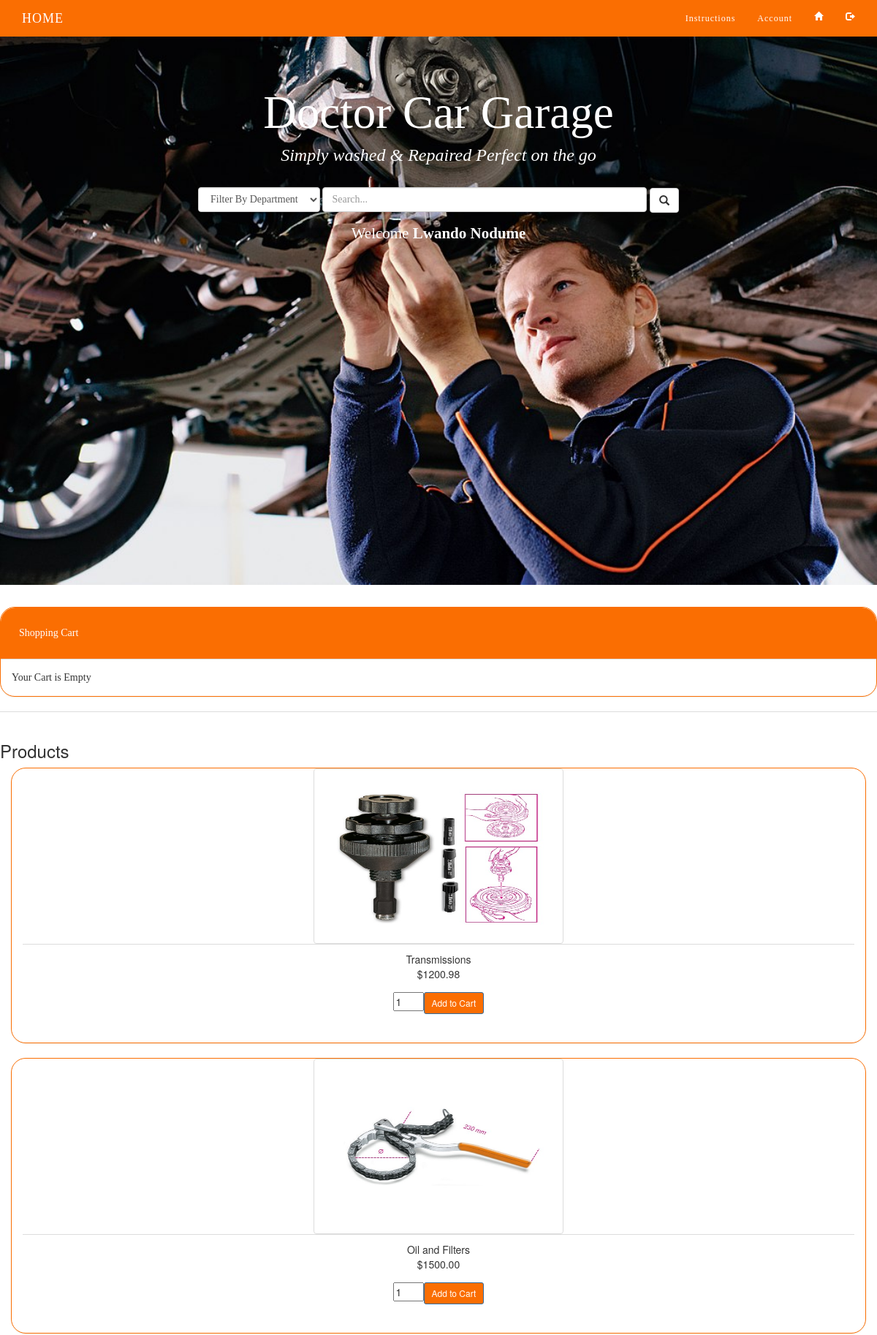
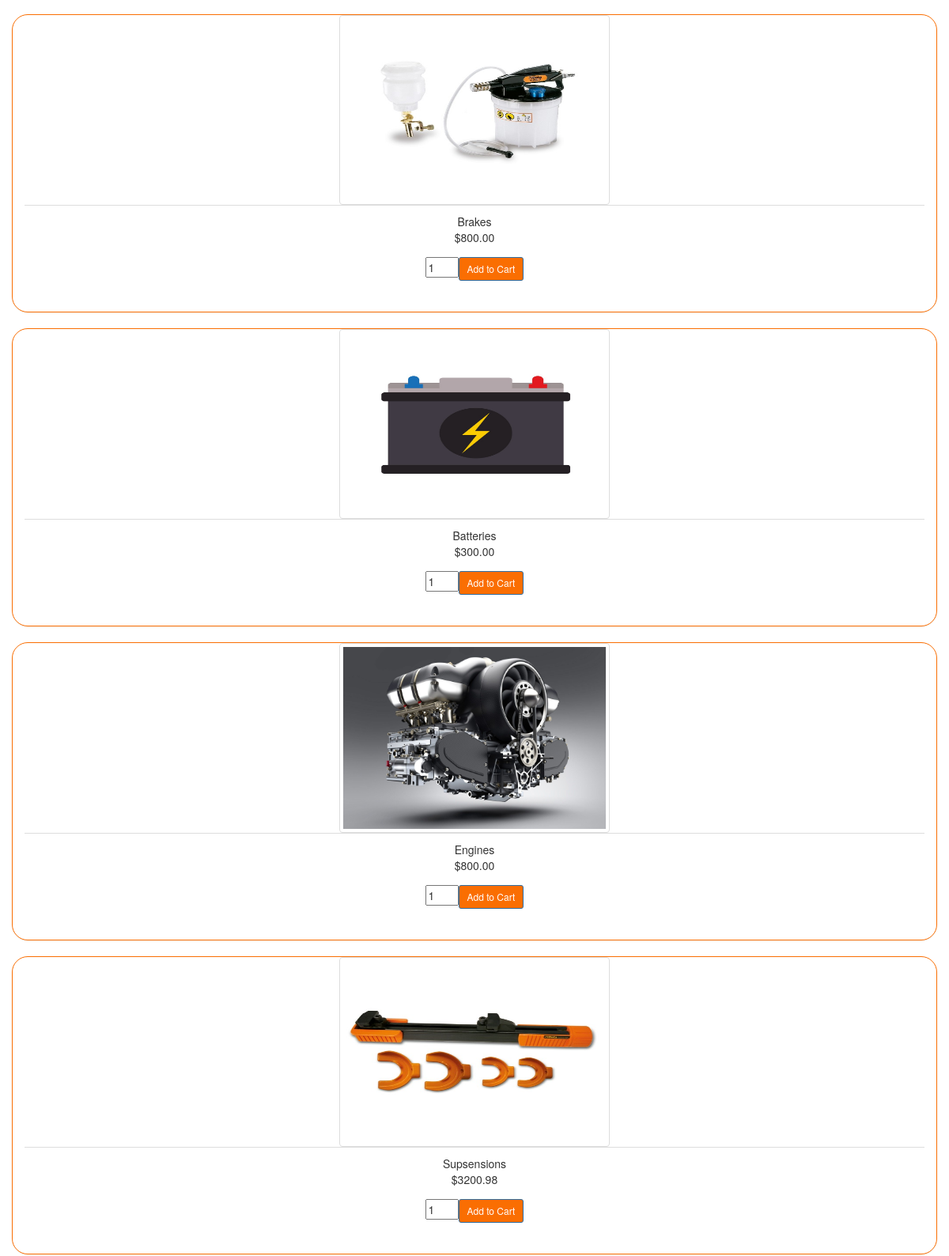
Page /pages/welcome.php (signed in, upper part) on the committed database (2 pictures, top to bottom).
### tables this page shows
CREATE TABLE `product` (
  `product_id` int(8) NOT NULL,
  `name` varchar(50) NOT NULL,
  `code` varchar(50) NOT NULL,
  `image` text NOT NULL,
  `price` double(10,2) NOT NULL
);

### db/dbcontroller.php (called while the page is built, shortened)
<?php
class DBController {
	private $host = "localhost";
	private $user = "root";
	private $password = "";
	private $database = "doctorcar_db";
	private $conn;
	function __construct() {
		$this->conn = $this->connectDB();
	}
	function connectDB() {
		$conn = mysqli_connect($this->host,$this->user,$this->password,$this->database);
		return $conn;
	}
	function runQuery($query) {
		$result = mysqli_query($this->conn,$query);
		while($row=mysqli_fetch_assoc($result)) {
			$resultset[] = $row;
		}
		if(!empty($resultset))
			return $resultset;
	}
}
?>

### pages/welcome.php (the view, shortened to what this page needs)
<?php
require_once("../db/dbcontroller.php");
$db_handle = new DBController();
?>
<html lang="en">
<head>
  <link rel="stylesheet" href="../css/bootstrap.min.css">
  <link rel="stylesheet" href="https://maxcdn.bootstrapcdn.com/bootstrap/3.3.7/css/bootstrap.min.css">
  <link type="text/css" rel="stylesheet" href="../css/styles.css"/>
</head>
<body id="myPage" data-spy="scroll" data-target=".navbar" data-offset="60">
  <nav class="navbar navbar-default navbar-fixed-top">
    <div class="container">
      <div class="navbar-header">
        <a class="navbar-brand" href="#myPage">HOME</a>
      </div>
      <div class="collapse navbar-collapse" id="myNavbar">
        <ul class="nav navbar-nav navbar-right">
          <li ><a href="instructions.php">Instructions</a></li>
          <li><a href="#account">Account</a></li>
          <li><a href="welcome.php" data-toggle="tooltip" title="Go back Home"><span class="glyphicon glyphicon-home"></span></a></li>
          <li><a href="logout.php" data-toggle="tooltip" title="Log Out"><span class="glyphicon glyphicon-log-out"></span></a></li>
        </ul>
      </div>
    </div>
  </nav>
    <div class="jumbotron text-center">
      <h1>Doctor Car Garage</h1>
      <h6 style="font-size: 24px;"><i>Simply washed & Repaired Perfect on the go</i></h6>
      <br>
      <form action="#" method="post" class="form-inline">
          <select class="form-control">
              <option name="--Select--">Filter By Department</option>
          </select>
      <input type="text" class="form-control" size="50" placeholder="Search..." required>
      <a href="#"><button type="button" class="btn btn-default glyphicon glyphicon-search"></button></a>
    </form>
    <?php if (isset($_SESSION["id"])): ?>
      <p style="color: white;">
        Welcome <strong><?php echo $_SESSION["firstName"]; echo " "; echo $_SESSION["lastName"];?></strong></p>
    <?php endif ?>
  </div>
  <div id="shopping-cart">
    <div class="panel panel-default">
      <div class="panel-heading">
        <div class="txt-heading">Shopping Cart</div>
      </div>
      <div class="panel-body">
        <?php
if(isset($_SESSION["cart_item"])){
    $total_quantity = 0;
    $total_price = 0;
?>
<table class="tbl-cart" cellpadding="10" cellspacing="1">
<tbody>
<tr>
<th style="text-align:left;">Name</th>
<th style="text-align:left;">Code</th>
<th style="text-align:right;" width="5%">Quantity</th>
<th style="text-align:right;" width="5%">Unit Price</th>
<th style="text-align:right;" width="10%">Price</th>
<th style="text-align:center;" width="10%">Remove</th>
<th style="text-align:center;" width="10%">Cart</th>
</tr>
<?php
    foreach ($_SESSION["cart_item"] as $item){
        $item_price = $item["quantity"]*$item["price"];
    ?>
        <tr>
        <td><img src="<?php echo $item["image"]; ?>" class="cart-item-image img-thumbnail img-sm" style="width: 10%; height: 10%;"/><?php echo $item["name"]; ?></td>
        <td><?php echo $item["code"]; ?></td>
        <td style="text-align:right;"><?php echo $item["quantity"]; ?></td>
        <td  style="text-align:right;"><?php echo "$ ".$item["price"]; ?></td>
        <td  style="text-align:right;"><?php echo "$ ". number_format($item_price,2); ?></td>
        <td style="text-align:center;"><a href="welcome.php?action=remove&code=<?php echo $item["code"]; ?>" class="btnRemoveAction"><img src="icon-delete.png" alt="Remove Item" /></a></td>
        </tr>
        <?php
        $total_quantity += $item["quantity"];
        $total_price += ($item["price"]*$item["quantity"]);
    }
    ?>
<tr>
<td colspan="2" align="right">Total:</td>
<td align="right"><?php echo $total_quantity; ?></td>
<td align="right" colspan="2">
  <strong><?php echo "$ ".number_format($total_price, 2); ?></strong>
</td>
<td></td>
<td>
  <span style="text-align: right;">
        <?php $Checkout = '<a href="payments.php"><button class="btn btn-md btn-success">Checkout</button></a>';
        echo $Checkout; ?>
      </span>
        <a id="btnEmpty" href="welcome.php?action=empty"><button class="btn btn-md btn-danger ">Empty Cart</button></a>
</td>
</tr>
<tr>
</tr>
</tbody>
</table>
  <?php
} else {
?>
<div class="no-records">Your Cart is Empty</div>
<?php
}
?>
</div>
      </div>
      <div class="panel-footer">
      </div>
    </div>
<div id="product-grid">
  <div class="txt-heading"><h3>Products</h3></div>
  <?php
  $product_array = $db_handle->runQuery("SELECT * FROM product ORDER BY product_id ASC LIMIT 30");
  if (!empty($product_array)) {
    foreach($product_array as $key=>$value){
  ?>
  <div class="panel panel-default text-center container">
    <div class="product-item">
      <form method="post" action="welcome.php?action=add&code=<?php echo $product_array[$key]["code"]; ?>">
      <div class="product-image"><img src="<?php echo $product_array[$key]["image"]; ?>" class="img-thumbnail img-sm" style="width: 30%; height: 30%;"></div>
      <div class="product-tile-footer panel-footer">
      <div class="product-title"><?php echo $product_array[$key]["name"]; ?></div>
      <div class="product-price"><?php echo "$".$product_array[$key]["price"]; ?></div>
      <div class="cart-action"><input type="text" class="product-quantity" name="quantity" value="1" size="2" /><input type="submit" value="Add to Cart" class="btnAddAction btn btn-primary btn-sm"/></div>
      </div>
      </form>
    </div>
  </div>
  <?php
    }
  }
  ?>
</div>
  </body>
</html>

### css/styles.css (style rules this page uses)
.jumbotron { background-color: #fa6e02; height: 100%; color: #fff; padding: 100px 25px; font-family: Comic Sans, Comic Sans MS, cursive; background-image: url("../images/slide/slide6.jpg"); background-size: cover; width: 100%; height: 100%; }
.panel { border: 1px solid #fa6e02; border-radius:20px !important; transition: box-shadow 0.5s; }
.panel-body { font-family: New Century Schoolbook, serif; }
.panel-heading { color: #fff !important; background-color: #fa6e02 !important; padding: 25px; border-bottom: 1px solid transparent; font-family: Florence, cursive; border-top-left-radius: 20px; border-top-right-radius: 20px; border-bottom-left-radius: 0px; border-bottom-right-radius: 0px; }
.panel-footer { background-color: white !important; }
.panel-footer .btn { margin: 15px 0; background-color: #fa6e02; color: #fff; }
.navbar { margin-bottom: 0; background-color: #fa6e02; z-index: 9999; border: 0; font-size: 12px !important; line-height: 1.42857143 !important; letter-spacing: 1px; border-radius: 0; font-family:Parkavenue, cursive;; }
.navbar li a, .navbar .navbar-brand { color: #fff !important; }

### rows in the picture
product: image (picture), name "Transmissions", price "1200.98"
product: image (picture), name "Oil and Filters", price "1500.00"
product: image (picture), name "Brakes", price "800.00"
product: image (picture), name "Batteries", price "300.00"
product: image (picture), name "Engines", price "800.00"
product: image (picture), name "Supsensions", price "3200.98"

### other values in the picture
$_SESSION["firstName"] "Lwando"
$_SESSION["lastName"] "Nodume"
